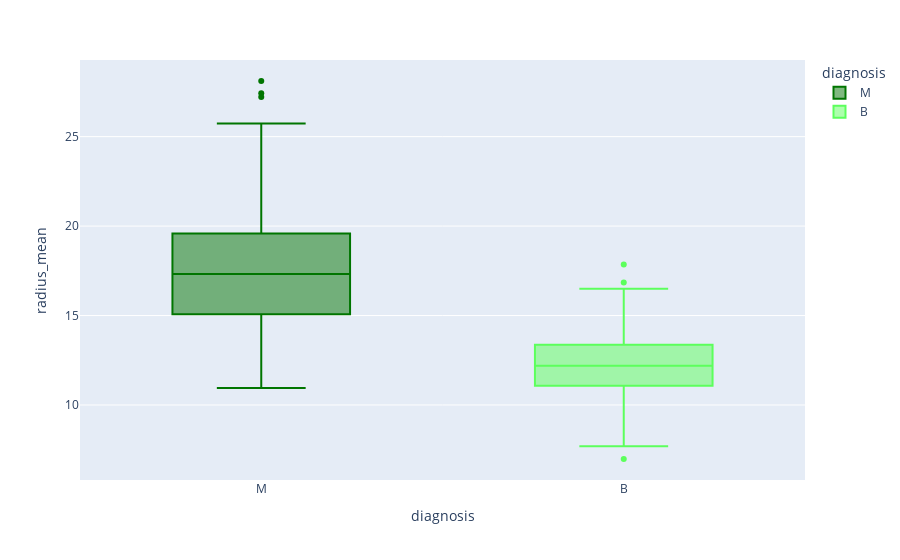
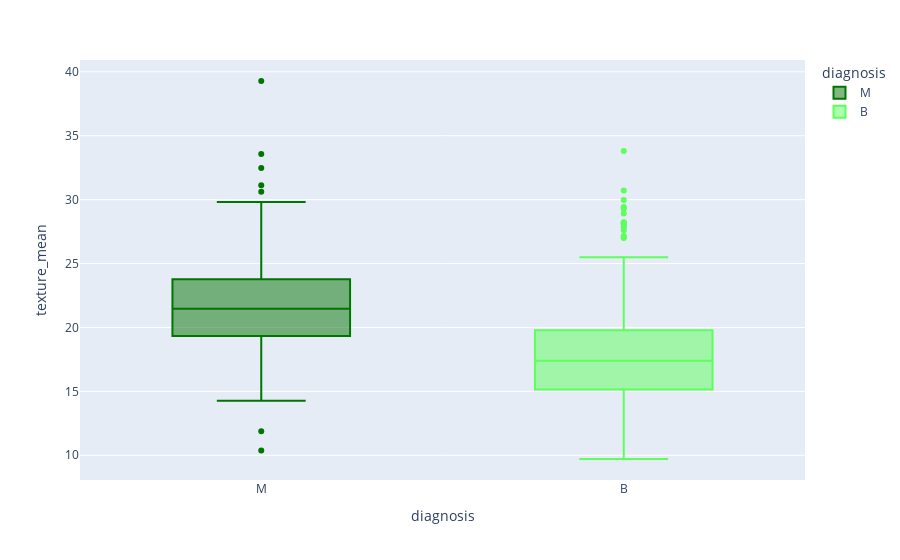
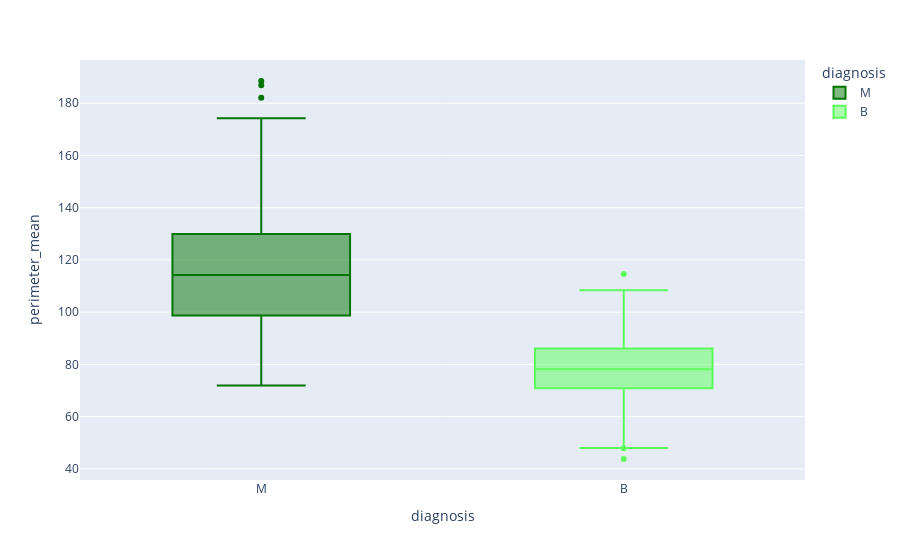
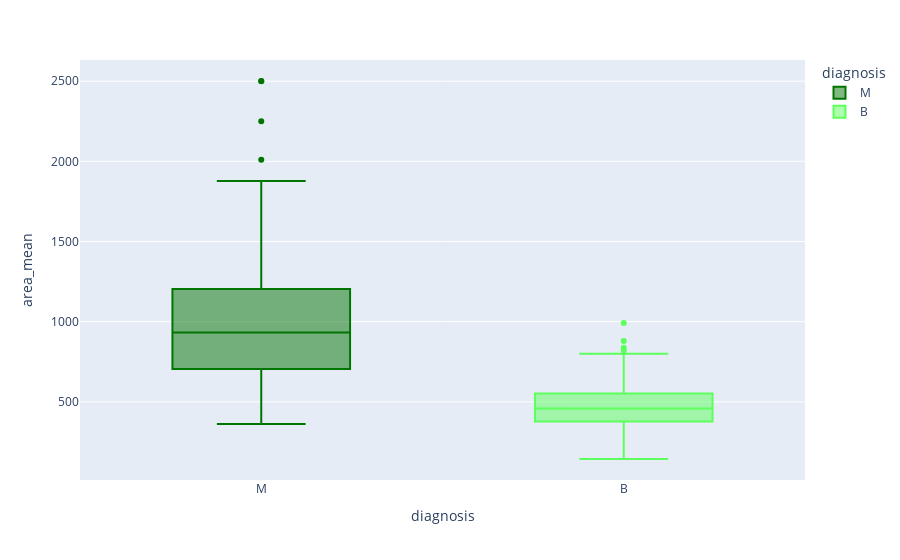

The notebook cell these images were saved under, in order:
### Code cell
# visually compare the distribution of each feature.
# for malignant tumours versus bening.
# for a given feature, do its values tend to be different for malignant vs benign cases.

for column in df.drop("diagnosis", axis = 1).columns[:5]:

    # for loop auto iterates through the first five feature columns in the dataframe.

    fig = px.box(data_frame = df,
                 x = 'diagnosis',
                 color = 'diagnosis',
                 y = column,
                 color_discrete_sequence = ['#007500','#5CFF5C'],
                 orientation = 'v')
    fig.show()

### Figure 1 — Plotly figure (JSON) as saved in the notebook; plotly's stock layout.template omitted (floating-point values rounded to 4 significant figures; data arrays with more than 128 entries replaced by an {"elided": "..."} marker saying what was removed)
{"data": [{"alignmentgroup": "True", "hovertemplate": "diagnosis=%{x}<br>radius_mean=%{y}<extra></extra>", "legendgroup": "M", "marker": {"color": "#007500"}, "name": "M", "notched": false, "offsetgroup": "M", "orientation": "v", "showlegend": true, "type": "box", "x": {"elided": "212 str values"}, "x0": " ", "xaxis": "x", "y": {"elided": "212 float values"}, "y0": " ", "yaxis": "y"}, {"alignmentgroup": "True", "hovertemplate": "diagnosis=%{x}<br>radius_mean=%{y}<extra></extra>", "legendgroup": "B", "marker": {"color": "#5CFF5C"}, "name": "B", "notched": false, "offsetgroup": "B", "orientation": "v", "showlegend": true, "type": "box", "x": {"elided": "357 str values"}, "x0": " ", "xaxis": "x", "y": {"elided": "357 float values"}, "y0": " ", "yaxis": "y"}], "layout": {"boxmode": "overlay", "legend": {"title": {"text": "diagnosis"}, "tracegroupgap": 0}, "margin": {"t": 60}, "xaxis": {"anchor": "y", "categoryarray": ["M", "B"], "categoryorder": "array", "domain": [0, 1], "title": {"text": "diagnosis"}}, "yaxis": {"anchor": "x", "domain": [0, 1], "title": {"text": "radius_mean"}}}}

### Figure 2 — Plotly figure (JSON) as saved in the notebook; plotly's stock layout.template omitted (floating-point values rounded to 4 significant figures; data arrays with more than 128 entries replaced by an {"elided": "..."} marker saying what was removed)
{"data": [{"alignmentgroup": "True", "hovertemplate": "diagnosis=%{x}<br>texture_mean=%{y}<extra></extra>", "legendgroup": "M", "marker": {"color": "#007500"}, "name": "M", "notched": false, "offsetgroup": "M", "orientation": "v", "showlegend": true, "type": "box", "x": {"elided": "212 str values"}, "x0": " ", "xaxis": "x", "y": {"elided": "212 float values"}, "y0": " ", "yaxis": "y"}, {"alignmentgroup": "True", "hovertemplate": "diagnosis=%{x}<br>texture_mean=%{y}<extra></extra>", "legendgroup": "B", "marker": {"color": "#5CFF5C"}, "name": "B", "notched": false, "offsetgroup": "B", "orientation": "v", "showlegend": true, "type": "box", "x": {"elided": "357 str values"}, "x0": " ", "xaxis": "x", "y": {"elided": "357 float values"}, "y0": " ", "yaxis": "y"}], "layout": {"boxmode": "overlay", "legend": {"title": {"text": "diagnosis"}, "tracegroupgap": 0}, "margin": {"t": 60}, "xaxis": {"anchor": "y", "categoryarray": ["M", "B"], "categoryorder": "array", "domain": [0, 1], "title": {"text": "diagnosis"}}, "yaxis": {"anchor": "x", "domain": [0, 1], "title": {"text": "texture_mean"}}}}

### Figure 3 — Plotly figure (JSON) as saved in the notebook; plotly's stock layout.template omitted (floating-point values rounded to 4 significant figures; data arrays with more than 128 entries replaced by an {"elided": "..."} marker saying what was removed)
{"data": [{"alignmentgroup": "True", "hovertemplate": "diagnosis=%{x}<br>perimeter_mean=%{y}<extra></extra>", "legendgroup": "M", "marker": {"color": "#007500"}, "name": "M", "notched": false, "offsetgroup": "M", "orientation": "v", "showlegend": true, "type": "box", "x": {"elided": "212 str values"}, "x0": " ", "xaxis": "x", "y": {"elided": "212 float values"}, "y0": " ", "yaxis": "y"}, {"alignmentgroup": "True", "hovertemplate": "diagnosis=%{x}<br>perimeter_mean=%{y}<extra></extra>", "legendgroup": "B", "marker": {"color": "#5CFF5C"}, "name": "B", "notched": false, "offsetgroup": "B", "orientation": "v", "showlegend": true, "type": "box", "x": {"elided": "357 str values"}, "x0": " ", "xaxis": "x", "y": {"elided": "357 float values"}, "y0": " ", "yaxis": "y"}], "layout": {"boxmode": "overlay", "legend": {"title": {"text": "diagnosis"}, "tracegroupgap": 0}, "margin": {"t": 60}, "xaxis": {"anchor": "y", "categoryarray": ["M", "B"], "categoryorder": "array", "domain": [0, 1], "title": {"text": "diagnosis"}}, "yaxis": {"anchor": "x", "domain": [0, 1], "title": {"text": "perimeter_mean"}}}}

### Figure 4 — Plotly figure (JSON) as saved in the notebook; plotly's stock layout.template omitted (floating-point values rounded to 4 significant figures; data arrays with more than 128 entries replaced by an {"elided": "..."} marker saying what was removed)
{"data": [{"alignmentgroup": "True", "hovertemplate": "diagnosis=%{x}<br>area_mean=%{y}<extra></extra>", "legendgroup": "M", "marker": {"color": "#007500"}, "name": "M", "notched": false, "offsetgroup": "M", "orientation": "v", "showlegend": true, "type": "box", "x": {"elided": "212 str values"}, "x0": " ", "xaxis": "x", "y": {"elided": "212 float values"}, "y0": " ", "yaxis": "y"}, {"alignmentgroup": "True", "hovertemplate": "diagnosis=%{x}<br>area_mean=%{y}<extra></extra>", "legendgroup": "B", "marker": {"color": "#5CFF5C"}, "name": "B", "notched": false, "offsetgroup": "B", "orientation": "v", "showlegend": true, "type": "box", "x": {"elided": "357 str values"}, "x0": " ", "xaxis": "x", "y": {"elided": "357 float values"}, "y0": " ", "yaxis": "y"}], "layout": {"boxmode": "overlay", "legend": {"title": {"text": "diagnosis"}, "tracegroupgap": 0}, "margin": {"t": 60}, "xaxis": {"anchor": "y", "categoryarray": ["M", "B"], "categoryorder": "array", "domain": [0, 1], "title": {"text": "diagnosis"}}, "yaxis": {"anchor": "x", "domain": [0, 1], "title": {"text": "area_mean"}}}}
